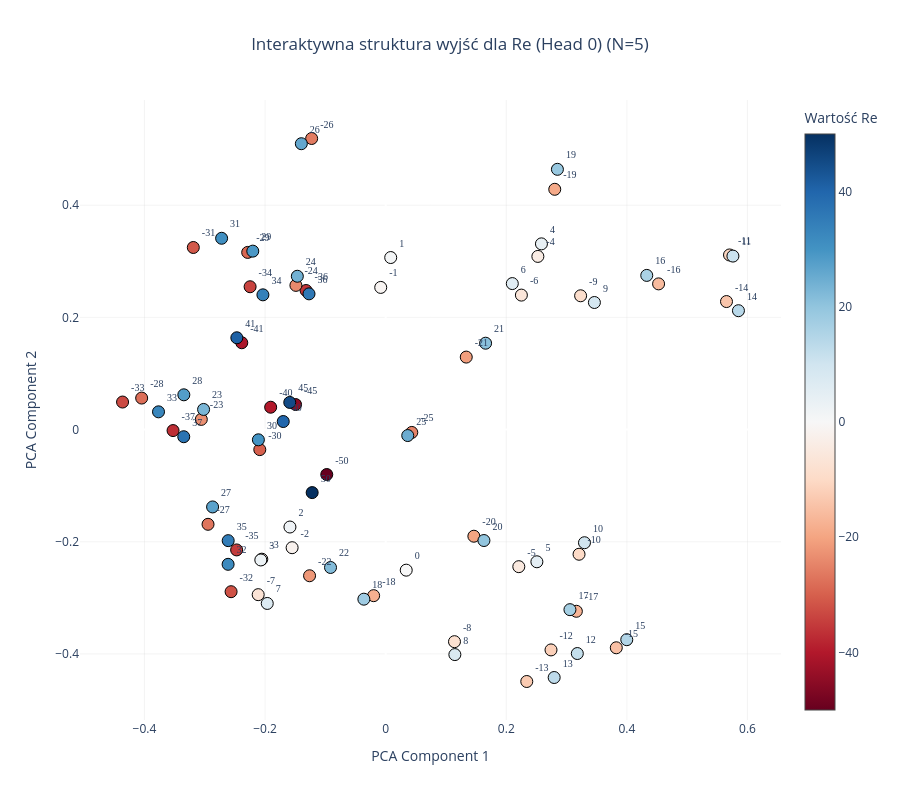
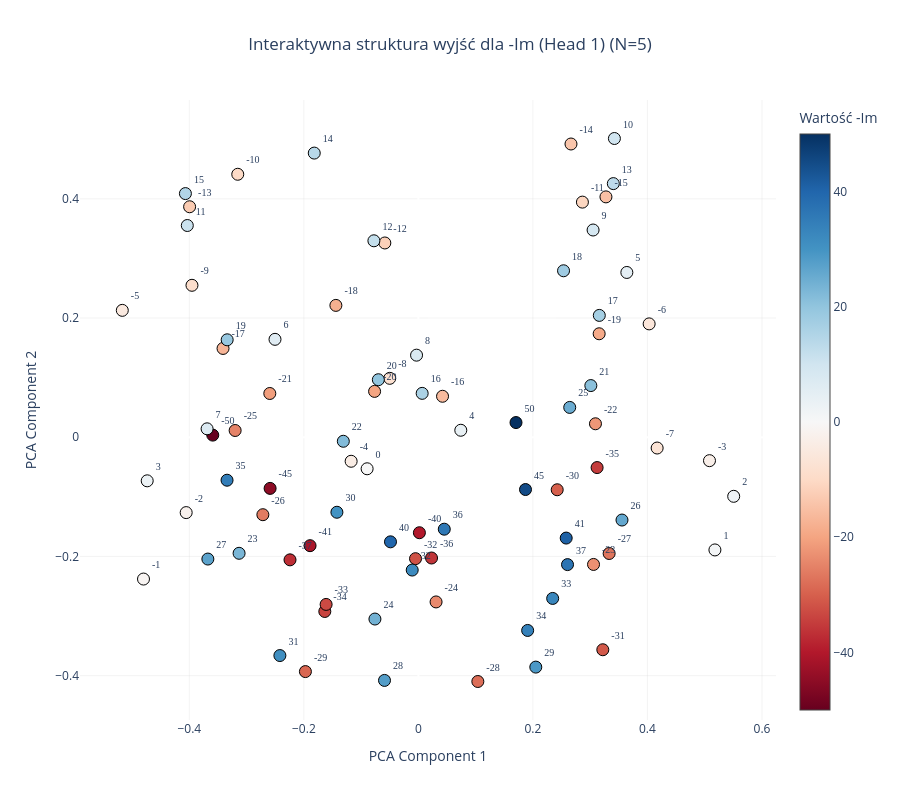

Notebook code cell kept with these figures, in order:
### Code cell
plot_output_head_plotly(model, N=5, head_idx=0)

plot_output_head_plotly(model, N=5, head_idx=1)

### Figure 1 — Plotly figure (JSON) as saved in the notebook; plotly's stock layout.template omitted (floating-point values rounded to 4 significant figures)
{"data": [{"hoverinfo": "text", "hovertext": ["Token ID: 0<br>Wartość algebraiczna: -50", "Token ID: 5<br>Wartość algebraiczna: -45", "Token ID: 9<br>Wartość algebraiczna: -41", "Token ID: 10<br>Wartość algebraiczna: -40", "Token ID: 13<br>Wartość algebraiczna: -37", "Token ID: 14<br>Wartość algebraiczna: -36", "Token ID: 15<br>Wartość algebraiczna: -35", "Token ID: 16<br>Wartość algebraiczna: -34", "Token ID: 17<br>Wartość algebraiczna: -33", "Token ID: 18<br>Wartość algebraiczna: -32", "Token ID: 19<br>Wartość algebraiczna: -31", "Token ID: 20<br>Wartość algebraiczna: -30", "Token ID: 21<br>Wartość algebraiczna: -29", "Token ID: 22<br>Wartość algebraiczna: -28", "Token ID: 23<br>Wartość algebraiczna: -27", "Token ID: 24<br>Wartość algebraiczna: -26", "Token ID: 25<br>Wartość algebraiczna: -25", "Token ID: 26<br>Wartość algebraiczna: -24", "Token ID: 27<br>Wartość algebraiczna: -23", "Token ID: 28<br>Wartość algebraiczna: -22", "Token ID: 29<br>Wartość algebraiczna: -21", "Token ID: 30<br>Wartość algebraiczna: -20", "Token ID: 31<br>Wartość algebraiczna: -19", "Token ID: 32<br>Wartość algebraiczna: -18", "Token ID: 33<br>Wartość algebraiczna: -17", "Token ID: 34<br>Wartość algebraiczna: -16", "Token ID: 35<br>Wartość algebraiczna: -15", "Token ID: 36<br>Wartość algebraiczna: -14", "Token ID: 37<br>Wartość algebraiczna: -13", "Token ID: 38<br>Wartość algebraiczna: -12", "Token ID: 39<br>Wartość algebraiczna: -11", "Token ID: 40<br>Wartość algebraiczna: -10", "Token ID: 41<br>Wartość algebraiczna: -9", "Token ID: 42<br>Wartość algebraiczna: -8", "Token ID: 43<br>Wartość algebraiczna: -7", "Token ID: 44<br>Wartość algebraiczna: -6", "Token ID: 45<br>Wartość algebraiczna: -5", "Token ID: 46<br>Wartość algebraiczna: -4", "Token ID: 47<br>Wartość algebraiczna: -3", "Token ID: 48<br>Wartość algebraiczna: -2", "Token ID: 49<br>Wartość algebraiczna: -1", "Token ID: 50<br>Wartość algebraiczna: 0", "Token ID: 51<br>Wartość algebraiczna: 1", "Token ID: 52<br>Wartość algebraiczna: 2", "Token ID: 53<br>Wartość algebraiczna: 3", "Token ID: 54<br>Wartość algebraiczna: 4", "Token ID: 55<br>Wartość algebraiczna: 5", "Token ID: 56<br>Wartość algebraiczna: 6", "Token ID: 57<br>Wartość algebraiczna: 7", "Token ID: 58<br>Wartość algebraiczna: 8", "Token ID: 59<br>Wartość algebraiczna: 9", "Token ID: 60<br>Wartość algebraiczna: 10", "Token ID: 61<br>Wartość algebraiczna: 11", "Token ID: 62<br>Wartość algebraiczna: 12", "Token ID: 63<br>Wartość algebraiczna: 13", "Token ID: 64<br>Wartość algebraiczna: 14", "Token ID: 65<br>Wartość algebraiczna: 15", "Token ID: 66<br>Wartość algebraiczna: 16", "Token ID: 67<br>Wartość algebraiczna: 17", "Token ID: 68<br>Wartość algebraiczna: 18", "Token ID: 69<br>Wartość algebraiczna: 19", "Token ID: 70<br>Wartość algebraiczna: 20", "Token ID: 71<br>Wartość algebraiczna: 21", "Token ID: 72<br>Wartość algebraiczna: 22", "Token ID: 73<br>Wartość algebraiczna: 23", "Token ID: 74<br>Wartość algebraiczna: 24", "Token ID: 75<br>Wartość algebraiczna: 25", "Token ID: 76<br>Wartość algebraiczna: 26", "Token ID: 77<br>Wartość algebraiczna: 27", "Token ID: 78<br>Wartość algebraiczna: 28", "Token ID: 79<br>Wartość algebraiczna: 29", "Token ID: 80<br>Wartość algebraiczna: 30", "Token ID: 81<br>Wartość algebraiczna: 31", "Token ID: 82<br>Wartość algebraiczna: 32", "Token ID: 83<br>Wartość algebraiczna: 33", "Token ID: 84<br>Wartość algebraiczna: 34", "Token ID: 85<br>Wartość algebraiczna: 35", "Token ID: 86<br>Wartość algebraiczna: 36", "Token ID: 87<br>Wartość algebraiczna: 37", "Token ID: 90<br>Wartość algebraiczna: 40", "Token ID: 91<br>Wartość algebraiczna: 41", "Token ID: 95<br>Wartość algebraiczna: 45", "Token ID: 100<br>Wartość algebraiczna: 50"], "marker": {"color": [-50, -45, -41, -40, -37, -36, -35, -34, -33, -32, -31, -30, -29, -28, -27, -26, -25, -24, -23, -22, -21, -20, -19, -18, -17, -16, -15, -14, -13, -12, -11, -10, -9, -8, -7, -6, -5, -4, -3, -2, -1, 0, 1, 2, 3, 4, 5, 6, 7, 8, 9, 10, 11, 12, 13, 14, 15, 16, 17, 18, 19, 20, 21, 22, 23, 24, 25, 26, 27, 28, 29, 30, 31, 32, 33, 34, 35, 36, 37, 40, 41, 45, 50], "colorbar": {"title": {"text": "Wartość Re"}}, "colorscale": [[0, "rgb(103,0,31)"], [0.1, "rgb(178,24,43)"], [0.2, "rgb(214,96,77)"], [0.3, "rgb(244,165,130)"], [0.4, "rgb(253,219,199)"], [0.5, "rgb(247,247,247)"], [0.6, "rgb(209,229,240)"], [0.7, "rgb(146,197,222)"], [0.8, "rgb(67,147,195)"], [0.9, "rgb(33,102,172)"], [1, "rgb(5,48,97)"]], "line": {"color": "Black", "width": 1}, "showscale": true, "size": 12}, "mode": "markers+text", "text": ["-50", "-45", "-41", "-40", "-37", "-36", "-35", "-34", "-33", "-32", "-31", "-30", "-29", "-28", "-27", "-26", "-25", "-24", "-23", "-22", "-21", "-20", "-19", "-18", "-17", "-16", "-15", "-14", "-13", "-12", "-11", "-10", "-9", "-8", "-7", "-6", "-5", "-4", "-3", "-2", "-1", "0", "1", "2", "3", "4", "5", "6", "7", "8", "9", "10", "11", "12", "13", "14", "15", "16", "17", "18", "19", "20", "21", "22", "23", "24", "25", "26", "27", "28", "29", "30", "31", "32", "33", "34", "35", "36", "37", "40", "41", "45", "50"], "textfont": {"family": "Arial Black", "size": 10}, "textposition": "top right", "type": "scatter", "x": [-0.09773, -0.1495, -0.2387, -0.1908, -0.3526, -0.132, -0.2472, -0.2249, -0.4364, -0.2564, -0.319, -0.2088, -0.2288, -0.4047, -0.2946, -0.1228, 0.04329, -0.1489, -0.3058, -0.1262, 0.1336, 0.1462, 0.2804, -0.01998, 0.3162, 0.4526, 0.3824, 0.5652, 0.234, 0.2742, 0.5702, 0.3206, 0.3232, 0.1141, -0.2114, 0.225, 0.2208, 0.2524, -0.2054, -0.1552, -0.008231, 0.03407, 0.00832, -0.1588, -0.2071, 0.2583, 0.2507, 0.21, -0.1964, 0.1147, 0.3461, 0.3297, 0.5759, 0.3178, 0.2794, 0.585, 0.3998, 0.4329, 0.3056, -0.03621, 0.2848, 0.1629, 0.1657, -0.09147, -0.302, -0.1465, 0.03657, -0.1399, -0.2871, -0.3348, -0.2204, -0.2111, -0.2721, -0.2613, -0.3767, -0.2036, -0.2612, -0.1272, -0.3349, -0.1699, -0.2469, -0.1591, -0.1219], "y": [-0.08016, 0.04469, 0.1548, 0.03984, -0.001803, 0.248, -0.2146, 0.2546, 0.04907, -0.2891, 0.3246, -0.03576, 0.3159, 0.05615, -0.1689, 0.519, -0.005122, 0.2571, 0.01816, -0.2607, 0.1292, -0.1902, 0.4284, -0.2962, -0.324, 0.2598, -0.3891, 0.2282, -0.4492, -0.3929, 0.3113, -0.2223, 0.2385, -0.3782, -0.2944, 0.2398, -0.2445, 0.3087, -0.2311, -0.2106, 0.2535, -0.2507, 0.3067, -0.1738, -0.2325, 0.3311, -0.2357, 0.2603, -0.3101, -0.4012, 0.2266, -0.2018, 0.3093, -0.3993, -0.4421, 0.2119, -0.3747, 0.2749, -0.3211, -0.3024, 0.464, -0.1979, 0.154, -0.2459, 0.03587, 0.2734, -0.01067, 0.5097, -0.138, 0.06198, 0.3181, -0.01826, 0.3411, -0.2403, 0.03161, 0.2402, -0.1981, 0.242, -0.01276, 0.01434, 0.1637, 0.04842, -0.1124]}], "layout": {"height": 800, "paper_bgcolor": "white", "plot_bgcolor": "white", "showlegend": false, "title": {"text": "Interaktywna struktura wyjść dla Re (Head 0) (N=5)", "x": 0.5, "xanchor": "center"}, "width": 900, "xaxis": {"gridcolor": "rgba(200,200,200,0.2)", "title": {"text": "PCA Component 1"}}, "yaxis": {"gridcolor": "rgba(200,200,200,0.2)", "title": {"text": "PCA Component 2"}}}}

### Figure 2 — Plotly figure (JSON) as saved in the notebook; plotly's stock layout.template omitted (floating-point values rounded to 4 significant figures)
{"data": [{"hoverinfo": "text", "hovertext": ["Token ID: 0<br>Wartość algebraiczna: -50", "Token ID: 5<br>Wartość algebraiczna: -45", "Token ID: 9<br>Wartość algebraiczna: -41", "Token ID: 10<br>Wartość algebraiczna: -40", "Token ID: 13<br>Wartość algebraiczna: -37", "Token ID: 14<br>Wartość algebraiczna: -36", "Token ID: 15<br>Wartość algebraiczna: -35", "Token ID: 16<br>Wartość algebraiczna: -34", "Token ID: 17<br>Wartość algebraiczna: -33", "Token ID: 18<br>Wartość algebraiczna: -32", "Token ID: 19<br>Wartość algebraiczna: -31", "Token ID: 20<br>Wartość algebraiczna: -30", "Token ID: 21<br>Wartość algebraiczna: -29", "Token ID: 22<br>Wartość algebraiczna: -28", "Token ID: 23<br>Wartość algebraiczna: -27", "Token ID: 24<br>Wartość algebraiczna: -26", "Token ID: 25<br>Wartość algebraiczna: -25", "Token ID: 26<br>Wartość algebraiczna: -24", "Token ID: 27<br>Wartość algebraiczna: -23", "Token ID: 28<br>Wartość algebraiczna: -22", "Token ID: 29<br>Wartość algebraiczna: -21", "Token ID: 30<br>Wartość algebraiczna: -20", "Token ID: 31<br>Wartość algebraiczna: -19", "Token ID: 32<br>Wartość algebraiczna: -18", "Token ID: 33<br>Wartość algebraiczna: -17", "Token ID: 34<br>Wartość algebraiczna: -16", "Token ID: 35<br>Wartość algebraiczna: -15", "Token ID: 36<br>Wartość algebraiczna: -14", "Token ID: 37<br>Wartość algebraiczna: -13", "Token ID: 38<br>Wartość algebraiczna: -12", "Token ID: 39<br>Wartość algebraiczna: -11", "Token ID: 40<br>Wartość algebraiczna: -10", "Token ID: 41<br>Wartość algebraiczna: -9", "Token ID: 42<br>Wartość algebraiczna: -8", "Token ID: 43<br>Wartość algebraiczna: -7", "Token ID: 44<br>Wartość algebraiczna: -6", "Token ID: 45<br>Wartość algebraiczna: -5", "Token ID: 46<br>Wartość algebraiczna: -4", "Token ID: 47<br>Wartość algebraiczna: -3", "Token ID: 48<br>Wartość algebraiczna: -2", "Token ID: 49<br>Wartość algebraiczna: -1", "Token ID: 50<br>Wartość algebraiczna: 0", "Token ID: 51<br>Wartość algebraiczna: 1", "Token ID: 52<br>Wartość algebraiczna: 2", "Token ID: 53<br>Wartość algebraiczna: 3", "Token ID: 54<br>Wartość algebraiczna: 4", "Token ID: 55<br>Wartość algebraiczna: 5", "Token ID: 56<br>Wartość algebraiczna: 6", "Token ID: 57<br>Wartość algebraiczna: 7", "Token ID: 58<br>Wartość algebraiczna: 8", "Token ID: 59<br>Wartość algebraiczna: 9", "Token ID: 60<br>Wartość algebraiczna: 10", "Token ID: 61<br>Wartość algebraiczna: 11", "Token ID: 62<br>Wartość algebraiczna: 12", "Token ID: 63<br>Wartość algebraiczna: 13", "Token ID: 64<br>Wartość algebraiczna: 14", "Token ID: 65<br>Wartość algebraiczna: 15", "Token ID: 66<br>Wartość algebraiczna: 16", "Token ID: 67<br>Wartość algebraiczna: 17", "Token ID: 68<br>Wartość algebraiczna: 18", "Token ID: 69<br>Wartość algebraiczna: 19", "Token ID: 70<br>Wartość algebraiczna: 20", "Token ID: 71<br>Wartość algebraiczna: 21", "Token ID: 72<br>Wartość algebraiczna: 22", "Token ID: 73<br>Wartość algebraiczna: 23", "Token ID: 74<br>Wartość algebraiczna: 24", "Token ID: 75<br>Wartość algebraiczna: 25", "Token ID: 76<br>Wartość algebraiczna: 26", "Token ID: 77<br>Wartość algebraiczna: 27", "Token ID: 78<br>Wartość algebraiczna: 28", "Token ID: 79<br>Wartość algebraiczna: 29", "Token ID: 80<br>Wartość algebraiczna: 30", "Token ID: 81<br>Wartość algebraiczna: 31", "Token ID: 82<br>Wartość algebraiczna: 32", "Token ID: 83<br>Wartość algebraiczna: 33", "Token ID: 84<br>Wartość algebraiczna: 34", "Token ID: 85<br>Wartość algebraiczna: 35", "Token ID: 86<br>Wartość algebraiczna: 36", "Token ID: 87<br>Wartość algebraiczna: 37", "Token ID: 90<br>Wartość algebraiczna: 40", "Token ID: 91<br>Wartość algebraiczna: 41", "Token ID: 95<br>Wartość algebraiczna: 45", "Token ID: 100<br>Wartość algebraiczna: 50"], "marker": {"color": [-50, -45, -41, -40, -37, -36, -35, -34, -33, -32, -31, -30, -29, -28, -27, -26, -25, -24, -23, -22, -21, -20, -19, -18, -17, -16, -15, -14, -13, -12, -11, -10, -9, -8, -7, -6, -5, -4, -3, -2, -1, 0, 1, 2, 3, 4, 5, 6, 7, 8, 9, 10, 11, 12, 13, 14, 15, 16, 17, 18, 19, 20, 21, 22, 23, 24, 25, 26, 27, 28, 29, 30, 31, 32, 33, 34, 35, 36, 37, 40, 41, 45, 50], "colorbar": {"title": {"text": "Wartość -Im"}}, "colorscale": [[0, "rgb(103,0,31)"], [0.1, "rgb(178,24,43)"], [0.2, "rgb(214,96,77)"], [0.3, "rgb(244,165,130)"], [0.4, "rgb(253,219,199)"], [0.5, "rgb(247,247,247)"], [0.6, "rgb(209,229,240)"], [0.7, "rgb(146,197,222)"], [0.8, "rgb(67,147,195)"], [0.9, "rgb(33,102,172)"], [1, "rgb(5,48,97)"]], "line": {"color": "Black", "width": 1}, "showscale": true, "size": 12}, "mode": "markers+text", "text": ["-50", "-45", "-41", "-40", "-37", "-36", "-35", "-34", "-33", "-32", "-31", "-30", "-29", "-28", "-27", "-26", "-25", "-24", "-23", "-22", "-21", "-20", "-19", "-18", "-17", "-16", "-15", "-14", "-13", "-12", "-11", "-10", "-9", "-8", "-7", "-6", "-5", "-4", "-3", "-2", "-1", "0", "1", "2", "3", "4", "5", "6", "7", "8", "9", "10", "11", "12", "13", "14", "15", "16", "17", "18", "19", "20", "21", "22", "23", "24", "25", "26", "27", "28", "29", "30", "31", "32", "33", "34", "35", "36", "37", "40", "41", "45", "50"], "textfont": {"family": "Arial Black", "size": 10}, "textposition": "top right", "type": "scatter", "x": [-0.3591, -0.2589, -0.1892, 0.001773, -0.2242, 0.02296, 0.3121, -0.1634, -0.1611, -0.005004, 0.322, 0.2424, -0.1973, 0.1038, 0.3331, -0.2716, -0.32, 0.03088, 0.3059, 0.3092, -0.2595, -0.07648, 0.3157, -0.1441, -0.3411, 0.04218, 0.3275, 0.2665, -0.3995, -0.05857, 0.2865, -0.3154, -0.3954, -0.04999, 0.417, 0.403, -0.5171, -0.1174, 0.5084, -0.4055, -0.48, -0.08953, 0.5178, 0.5506, -0.4735, 0.07405, 0.364, -0.2504, -0.369, -0.003198, 0.3051, 0.3423, -0.4035, -0.07768, 0.3404, -0.1818, -0.4068, 0.006591, 0.3159, 0.2535, -0.3339, -0.06991, 0.3012, -0.1311, -0.3131, -0.07589, 0.2643, 0.3555, -0.3676, -0.05916, 0.205, -0.1423, -0.2419, -0.01078, 0.2345, 0.1908, -0.3341, 0.0452, 0.2604, -0.04872, 0.2581, 0.1871, 0.1705], "y": [0.003554, -0.08582, -0.1819, -0.1602, -0.2057, -0.2026, -0.05089, -0.2923, -0.2805, -0.2037, -0.3565, -0.08812, -0.3931, -0.4098, -0.195, -0.13, 0.01132, -0.2763, -0.2134, 0.02258, 0.07339, 0.07691, 0.1736, 0.2212, 0.149, 0.06873, 0.4032, 0.492, 0.3867, 0.3259, 0.3944, 0.4411, 0.2549, 0.09882, -0.01812, 0.1902, 0.2128, -0.04031, -0.03931, -0.1264, -0.2379, -0.0529, -0.1891, -0.09913, -0.07312, 0.0117, 0.2764, 0.1642, 0.01412, 0.1377, 0.3477, 0.5012, 0.3552, 0.3296, 0.4255, 0.4767, 0.4088, 0.07361, 0.2044, 0.2793, 0.1634, 0.09648, 0.08667, -0.006771, -0.1947, -0.305, 0.05004, -0.1389, -0.2044, -0.408, -0.3856, -0.1259, -0.3663, -0.2228, -0.2704, -0.3241, -0.0721, -0.1543, -0.2137, -0.1755, -0.1692, -0.08772, 0.02463]}], "layout": {"height": 800, "paper_bgcolor": "white", "plot_bgcolor": "white", "showlegend": false, "title": {"text": "Interaktywna struktura wyjść dla -Im (Head 1) (N=5)", "x": 0.5, "xanchor": "center"}, "width": 900, "xaxis": {"gridcolor": "rgba(200,200,200,0.2)", "title": {"text": "PCA Component 1"}}, "yaxis": {"gridcolor": "rgba(200,200,200,0.2)", "title": {"text": "PCA Component 2"}}}}
